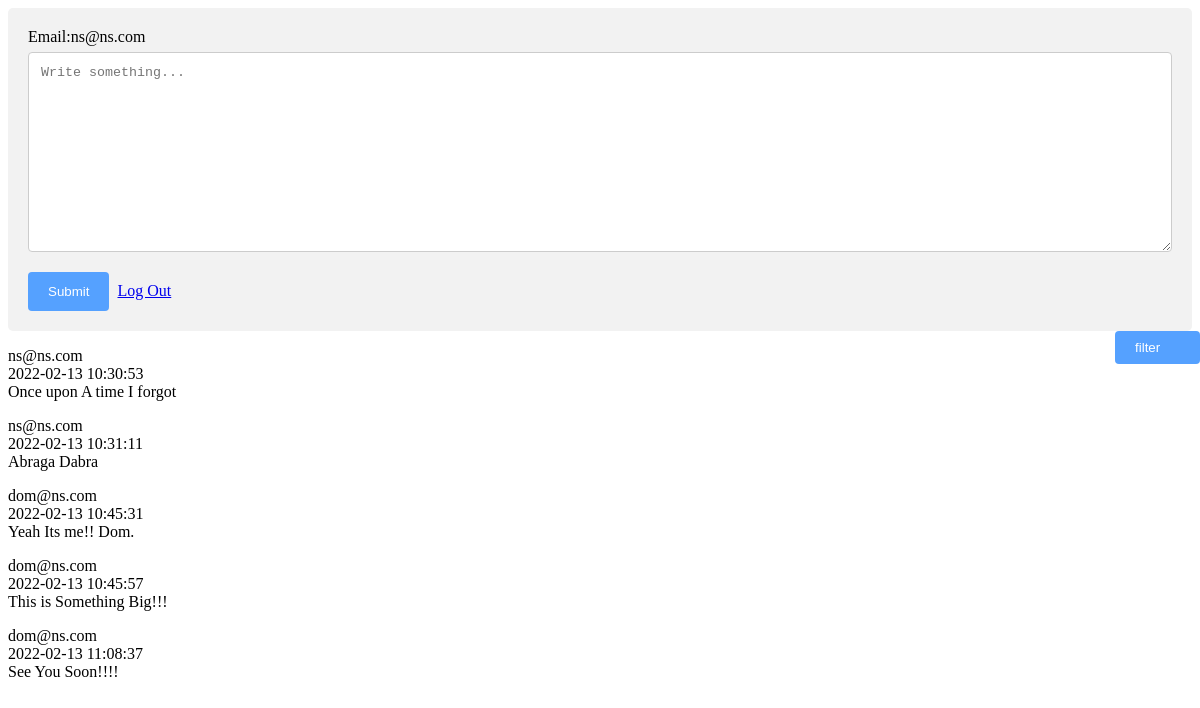
/dashboard.php (signed in), run on the app's committed database.
### tables this page shows
CREATE TABLE `comments` (
  `cid` int(11) NOT NULL,
  `uid` varchar(128) NOT NULL,
  `date` datetime NOT NULL,
  `message` text NOT NULL
);

### comment.php (the view, shortened to what this page needs)
<?php
function getComments($con) {
	$sql = "SELECT * FROM comments";
	$result = $con->query($sql);
	while ($row = $result->fetch_assoc()) {
		echo "<div class='comment-box'><textbox><p>";
			echo $row['uid']."<br>";
			echo $row['date']."<br>";
			echo $row['message'];
		echo "</p></div></textbox>";
	}
}

### dashboard.php (shortened to what this page needs)
<?php
include("db.php");
include("comment.php");
?>
<!DOCTYPE html>
<html>
<head>
    <link rel="stylesheet" href="style2.css" />
</head>
<?php
    echo "<div class='container'>
        <label for='email'>Email:$_SESSION[email]</label>
        <form method='POST' action='".setComments($con)."'>
        <input type='hidden' name='uid' value='$_SESSION[email]'>
        <input type='hidden' name='date' value='".date('Y-m-d H:i:s')."'>
        <textarea id='subject'name='message' placeholder='Write something...' style='height:200px'></textarea>
        <input type='submit' name='commentSubmit' value='Submit'>&nbsp&nbsp<a href='logout.php'>Log Out</a>
    </form></div>";
?>
<?php
    echo "<input type='filter' name='filterComment' value='filter'>";
        getComments($con);
?>
</html>

### style2.css (style rules this page uses)
input[type=text], select, textarea { width: 100%; padding: 12px; border: 1px solid #ccc; border-radius: 4px; box-sizing: border-box; margin-top: 6px; margin-bottom: 16px; resize: vertical; }
input[type=submit] { background-color: #55a1ff; color: white; padding: 12px 20px; border: none; border-radius: 4px; cursor: pointer; }
input[type=filter] { background-color: #55a1ff; color: white; padding: 9px 20px; width: 45px; border: none; border-radius: 4px; font-family: arial; font-size: 25; cursor: pointer; position:absolute; top:10; right:0; }
.container { border-radius: 5px; background-color: #f2f2f2; padding: 20px; }

### data on the page
comments: uid "ns@ns.com", date "2022-02-13 10:30:53", message "Once upon A time I forgot"
comments: uid "ns@ns.com", date "2022-02-13 10:31:11", message "Abraga Dabra"
comments: uid "dom@ns.com", date "2022-02-13 10:45:31", message "Yeah Its me!! Dom."
comments: uid "dom@ns.com", date "2022-02-13 10:45:57", message "This is Something Big!!!"
comments: uid "dom@ns.com", date "2022-02-13 11:08:37", message "See You Soon!!!!"

### other printed values
$_SESSION[email] "ns@ns.com"
